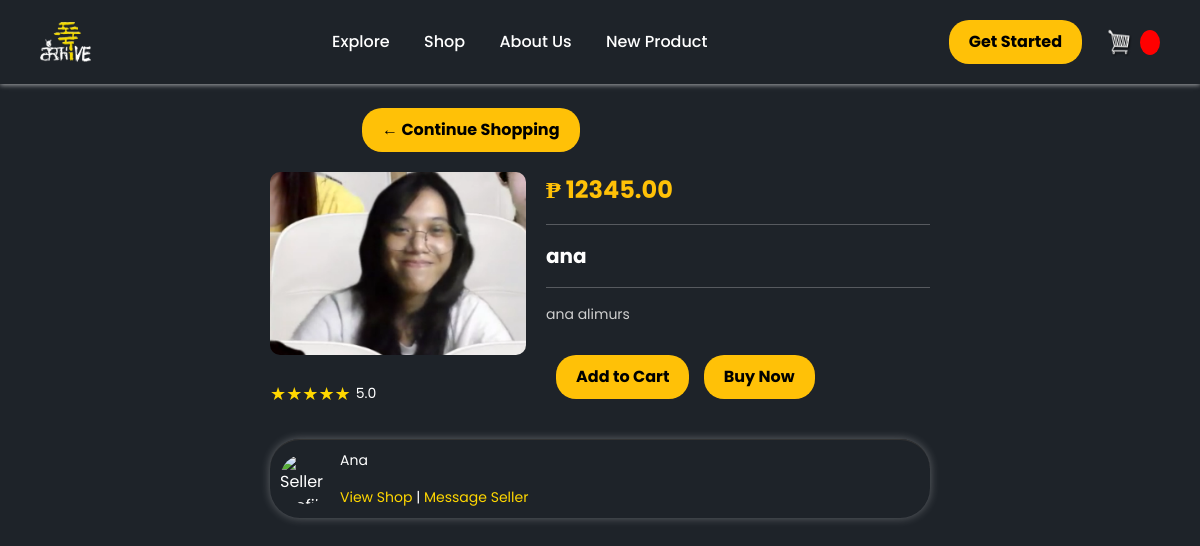
The page /shop/view_product/1/ on the database its author committed.
### shop/models.py (models this page shows, shortened)
class Product(models.Model):
    user = models.ForeignKey(settings.AUTH_USER_MODEL, on_delete=models.CASCADE, null=True)
    name = models.CharField(max_length=200)
    price = models.DecimalField(max_digits=10, decimal_places=2)
    digital = models.BooleanField(default=False, null=True, blank=True)
    description = models.TextField(null=True, blank=True)
    image = models.ImageField(null=True, blank=True)

### base/models.py (models this page shows, shortened)
class CustomUser(AbstractUser):
    email = models.EmailField(unique=True)
    profile_picture = models.ImageField(upload_to='images/', null=True, blank=True)
    username = models.CharField(max_length=50, unique=True, null=True, blank=True)
    USERNAME_FIELD = 'email'  # Use email for authentication instead of username
    REQUIRED_FIELDS = []  # No additional fields required for creating a superuser
    objects = CustomUserManager()

### shop/views.py (the view)
# urls.py: path('view_product/<int:product_id>/', views.view_product, name='view_product'),
def view_product(request, product_id):
    product = get_object_or_404(Product, id=product_id)
    return render(request,"view_product.html",{'product':product})

### shop/templates/view_product.html (shortened to what this page needs)
{% extends 'shop/main.html' %}
{% load static %}
{% block content %}
<link rel="stylesheet" type="text/css" href="{% static 'css/styles.css' %}">
<a href="{% url 'shop' %}" style="margin-left: 320px">
    <button class="yellow-button" style="align-self: center; justify-self: center">
        &#x2190;&nbspContinue Shopping
    </button>
</a>
<div class="product-card">
    <div class="image-section">
      <img src="/artmedia/{{ product.image }}" alt="Product Image">
    </div>
    <div class="info-section">
      <div class="price">₱ {{ product.price }}</div>
        <hr>
      <div class="title">{{ product.name }}</div>
        <hr>
      <div class="description">
        {{ product.description }}
      </div>
      <div>
        <button style="margin: 10px" data-product="{{product.id}}" data-action="add" class="yellow-button add-btn update-cart">Add to Cart</button>
        <button class="yellow-button">Buy Now</button>
      </div>
    </div>
    <div class="rating-section">
      <div class="rating">
        <span class="stars">★★★★★</span>
        <span class="score">5.0</span>
      </div>
    </div>
    <div class="seller-section">
      <img src="seller-profile.jpg" alt="Seller Profile">
      <div class="info">
        <div class="name"><p>{{ product.user.username }}</p></div>
        <a href="#">View Shop</a> | <a href="#">Message Seller</a>
      </div>
    </div>
</div>
{% endblock content %}

### static/css/styles.css (style rules this page uses)
body { background-color: #1E2329; font-family: "Poppins"; }
.yellow-button { background-color: #ffc107; color: #000; padding: 10px 20px; border: none; border-radius: 20px; cursor: pointer; font-size: 16px; font-weight: bold; }
.product-card { display: grid; grid-template-areas: "image-section info-section" "rating-section info-section" "seller-section seller-section"; grid-template-columns: 1fr 1.5fr; gap: 20px; color: #ffffff; border-radius: 10px; padding: 20px; max-width: 700px; align-self: center; justify-self: center; }
.image-section { grid-area: image-section; }
.image-section img { width: 100%; border-radius: 10px; }
.info-section { grid-area: info-section; flex-direction: column; justify-content: space-between; }
.price { color: #ffc107; font-size: 24px; font-weight: bold; }
.title { font-size: 20px; font-weight: bold; margin: 10px 0; }
.description { font-size: 14px; line-height: 1.5; color: #cfcfcf; margin-bottom: 20px; }
.rating-section { grid-area: rating-section; display: flex; align-items: center; }
.rating { display: flex; align-items: center; gap: 5px; }
.stars { color: #ffd700; font-size: 18px; }
.score { font-size: 14px; }
.seller-section { grid-area: seller-section; display: flex; align-items: center; border-radius: 30px; border-top: 1px solid #333333; box-shadow: 0 0 10px rgba(255, 255, 255, 0.3); padding: 10px; margin-top: 10px; }
.seller-section img { width: 50px; height: 50px; border-radius: 50%; margin-right: 10px; }
.seller-section .info { font-size: 14px; }
.seller-section .info a { color: #ffd700; text-decoration: none; }

### static/css/landing.css (style rules this page uses)
body { margin: 0; font-family: Poppins, sans-serif; color: #1E2329; }

### rows shown on the page
Product: image (picture), price "12345.00", name "ana", description "ana alimurs", user.username "Ana"
